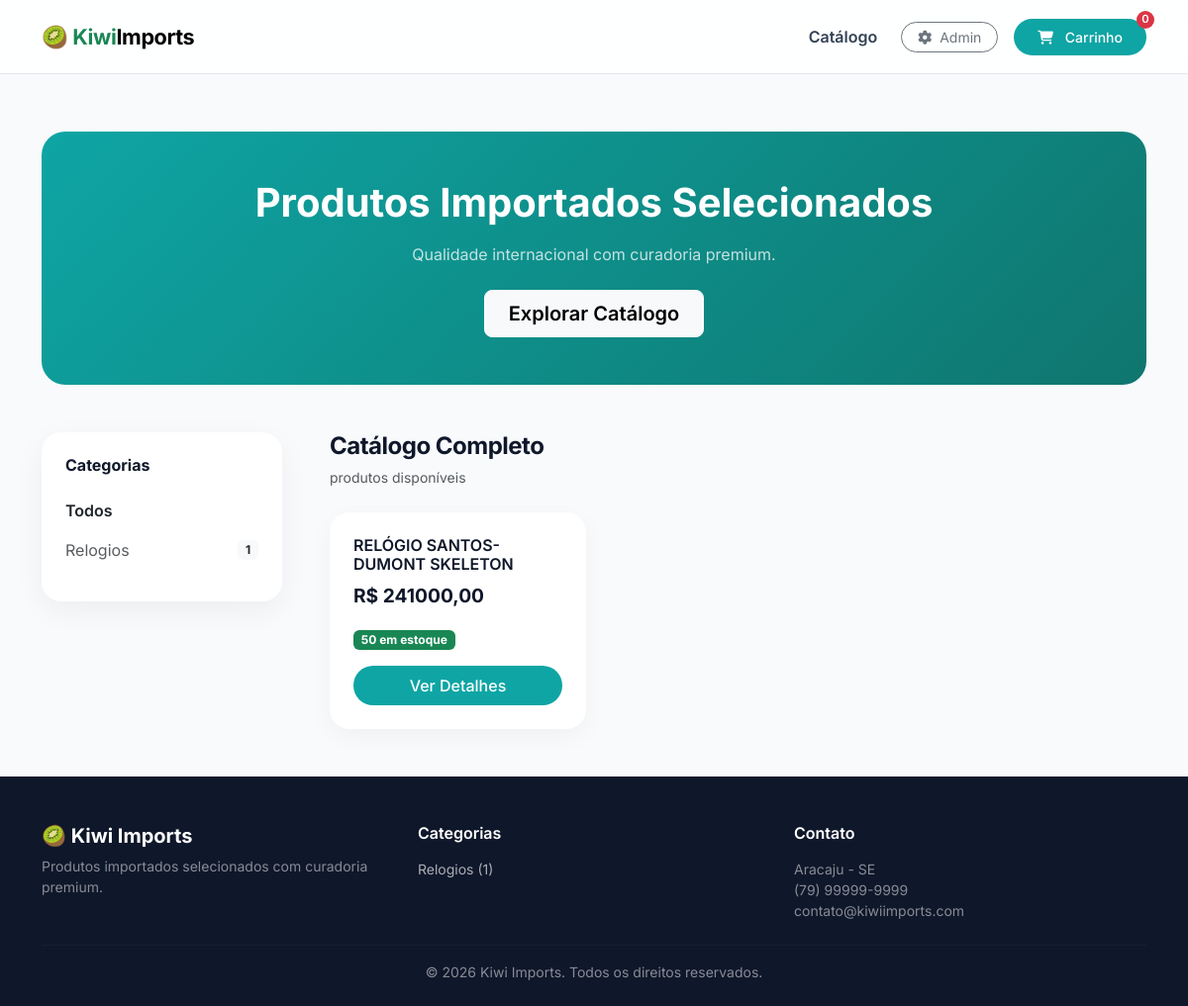
The page / on the database its author committed.
### products/models.py (models this page shows, shortened)
class Category(models.Model):
    name = models.CharField(max_length=100, unique=True)
    slug = models.SlugField(max_length=100, unique=True, blank=True)
    description = models.TextField(blank=True, null=True)
    is_active = models.BooleanField(default=True)
    created_at = models.DateTimeField(auto_now_add=True)
    class Meta:
        verbose_name_plural = "Categorias"
        ordering = ['name']

class Product(models.Model):
    name = models.CharField(max_length=200)
    slug = models.SlugField(max_length=200, unique=True, blank=True)
    category = models.ForeignKey(Category, on_delete=models.CASCADE, related_name='products')
    description = models.TextField()
    short_description = models.CharField(max_length=200, blank=True)
    price = models.DecimalField(
        max_digits=10,
        decimal_places=2,
        validators=[MinValueValidator(0.01)]
    )
    stock = models.PositiveIntegerField(default=0)
    image = models.CharField(max_length=500, blank=True, null=True, verbose_name="URL da Imagem")
    is_active = models.BooleanField(default=True)
    featured = models.BooleanField(default=False)  # Destaque homepage
    sku = models.CharField(max_length=50, blank=True, unique=True)
    created_at = models.DateTimeField(auto_now_add=True)
    updated_at = models.DateTimeField(auto_now=True)
    class Meta:
        ordering = ['-created_at']
    def get_absolute_url(self):
        return reverse('products:product_detail', kwargs={'slug': self.slug})

### products/views.py (the view)
# urls.py: path('', views.ProductListView.as_view(), name='product_list'),
class ProductListView(ListView):
    model = Product
    template_name = 'products/product_list.html'
    context_object_name = 'products'
    paginate_by = 12
    def get_queryset(self):
        queryset = Product.objects.filter(is_active=True)
        category_slug = self.request.GET.get('category')
        if category_slug:
            category = get_object_or_404(Category, slug=category_slug, is_active=True)
            queryset = queryset.filter(category=category)
        stock_filter = self.request.GET.get('stock')
        if stock_filter == 'available':
            queryset = queryset.filter(stock__gt=0)
        sort = self.request.GET.get('sort', '')
        if sort == 'price_low':
            queryset = queryset.order_by('price')
        elif sort == 'price_high':
            queryset = queryset.order_by('-price')
        else:
            queryset = queryset.order_by('-featured', 'name')
        return queryset.prefetch_related('category')
    def get_context_data(self, **kwargs):
        context = super().get_context_data(**kwargs)
        context['categories'] = Category.objects.filter(is_active=True).annotate(
            active_products_count=Count(
                'products',
                filter=Q(products__is_active=True)
            )
        ).order_by('name')
        return context

### templates/products/product_list.html (shortened to what this page needs)
{% extends 'base.html' %}
{% block content %}
<section class="container my-5">
    <div class="hero-premium p-5 text-center">
        <h1 class="fw-bold display-6 mb-3">
            Produtos Importados Selecionados
        </h1>
        <p class="opacity-75 mb-4">
            Qualidade internacional com curadoria premium.
        </p>
        <a href="#catalogo" class="btn btn-light btn-lg px-4 fw-semibold">
            Explorar Catálogo
        </a>
    </div>
</section>
<div class="container mb-5" id="catalogo">
    <div class="row g-5">
        <div class="col-lg-3">
            <div class="filter-card p-4 bg-white">
                <h6 class="fw-bold mb-4">Categorias</h6>
                <a href="{% url 'products:product_list' %}"
                   class="d-block mb-3 text-decoration-none fw-semibold {% if not request.GET.category %}text-dark{% else %}text-muted{% endif %}">
                    Todos
                </a>
                {% for category in categories %}
                <a href="?category={{ category.slug }}"
                   class="d-flex justify-content-between align-items-center mb-3 text-decoration-none {% if request.GET.category == category.slug %}fw-bold text-dark{% else %}text-muted{% endif %}">
                    <span>{{ category.name }}</span>
                    <small class="badge bg-light text-dark">
                        {{ category.active_products_count }}
                    </small>
                </a>
                {% endfor %}
            </div>
        </div>
        <div class="col-lg-9">
            <div class="d-flex justify-content-between align-items-center mb-4">
                <div>
                    <h4 class="section-title mb-1">
                        {% if request.GET.category %}
                            {{ request.GET.category|title }}
                        {% else %}
                            Catálogo Completo
                        {% endif %}
                    </h4>
                    <small class="text-muted">
                        {{ products.paginator.count }} produtos disponíveis
                    </small>
                </div>
            </div>
            <div class="row g-4">
                {% for product in products %}
                <div class="col-xl-4 col-md-6">
                    <div class="product-card h-100 position-relative">
                        <div class="p-4 d-flex flex-column">
                            <h6 class="fw-semibold mb-2">
                                {{ product.name }}
                            </h6>
                            <div class="price mb-3">
                                R$ {{ product.price|floatformat:2 }}
                            </div>
                            <div class="mt-auto">
                                {% if product.stock > 0 %}
                                <div class="mb-3">
                                    <span class="badge bg-success stock-badge">
                                        {{ product.stock }} em estoque
                                    </span>
                                </div>
                                <a href="{{ product.get_absolute_url }}"
                                   class="btn btn-primary w-100">
                                    Ver Detalhes
                                </a>
                                {% else %}
                                <button class="btn btn-outline-secondary w-100" disabled>
                                    Indisponível
                                </button>
                                {% endif %}
                            </div>
                        </div>
                    </div>
                </div>
                {% empty %}
                <div class="col-12 text-center py-5">
                    <h5 class="text-muted">Nenhum produto encontrado</h5>
                </div>
                {% endfor %}
            </div>
        </div>
    </div>
</div>
{% endblock %}

### templates/base.html (shortened to what this page needs)
<!DOCTYPE html>
<html lang="pt-br">
<head>
    <link href="https://cdn.jsdelivr.net/npm/bootstrap@5.3.3/dist/css/bootstrap.min.css" rel="stylesheet">
    <link href="https://cdnjs.cloudflare.com/ajax/libs/font-awesome/6.5.2/css/all.min.css" rel="stylesheet">
</head>
<body>
    <nav class="navbar navbar-expand-lg navbar-light navbar-custom fixed-top py-3">
        <div class="container">
            <a class="navbar-brand fw-bold" href="{% url 'products:product_list' %}">
                🥝 <span class="text-success">Kiwi</span>Imports
            </a>
            <div class="collapse navbar-collapse" id="navMenu">
                <ul class="navbar-nav ms-auto align-items-center">
                    <li class="nav-item me-3">
                        <a class="nav-link fw-semibold" href="#catalogo">
                            Catálogo
                        </a>
                    </li>
                    <li class="nav-item me-3">
                        <a class="btn btn-outline-secondary btn-sm px-3" href="/admin/">
                            <i class="fas fa-cog me-1"></i> Admin
                        </a>
                    </li>
                    <li class="nav-item position-relative">
                        <a class="btn btn-primary btn-sm px-4 position-relative" href="{% url 'cart:cart' %}">
                            <i class="fas fa-shopping-cart me-2"></i> Carrinho
                            <span class="cart-counter" id="cartCount">0</span>
                        </a>
                    </li>
                </ul>
            </div>
        </div>
    </nav>
    <div style="height: 85px;"></div>
    <main>
        {% block content %}{% endblock %}
    </main>
    <footer class="text-white mt-5 pt-5 pb-4">
        <div class="container">
            <div class="row gy-4">
                <div class="col-md-4">
                    <h5 class="fw-bold">🥝 Kiwi Imports</h5>
                    <p class="small text-white-50">
                        Produtos importados selecionados com curadoria premium.
                    </p>
                </div>
                <div class="col-md-4">
                    <h6 class="fw-semibold mb-3">Categorias</h6>
                    {% if categories %}
                        {% for category in categories %}
                        <div class="small mb-2">
                            <a href="{% url 'products:product_list' %}?category={{ category.slug }}">
                                {{ category.name }} ({{ category.active_products_count }})
                            </a>
                        </div>
                        {% endfor %}
                    {% endif %}
                </div>
                <div class="col-md-4">
                    <h6 class="fw-semibold mb-3">Contato</h6>
                    <div class="small text-white-50">
                        Aracaju - SE<br>
                        (79) 99999-9999<br>
                        contato@kiwiimports.com
                    </div>
                </div>
            </div>
            <hr class="border-secondary mt-4">
            <div class="text-center small text-white-50">
                © 2026 Kiwi Imports. Todos os direitos reservados.
            </div>
        </div>
    </footer>
</body>
</html>

### templates/base.html (style rules this page uses)
:root { --primary: #0ea5a4; --primary-dark: #0f766e; --gray-50: #f8fafc; --gray-200: #e2e8f0; --gray-700: #334155; --gray-900: #0f172a; --radius: 18px; }
body { font-family: 'Inter', sans-serif; background: var(--gray-50); color: var(--gray-900); -webkit-font-smoothing: antialiased; }
.navbar-custom { background: rgba(255,255,255,0.85); backdrop-filter: blur(12px); border-bottom: 1px solid var(--gray-200); transition: all 0.3s ease; }
.navbar-brand { font-weight: 700; font-size: 1.35rem; letter-spacing: -0.4px; }
.nav-link { font-weight: 500; color: var(--gray-700) !important; transition: 0.2s ease; }
.btn-primary { background: var(--primary); border: none; border-radius: 50px; padding: 8px 18px; font-weight: 500; }
.btn-outline-secondary { border-radius: 50px; }
.cart-counter { position: absolute; top: -8px; right: -8px; font-size: 0.7rem; min-width: 18px; height: 18px; background: #dc3545; color: white; border-radius: 50%; display: flex; align-items: center; justify-content: center; font-weight: 600; }
footer { background: var(--gray-900); }
footer h6 { font-weight: 600; }
footer a { color: rgba(255,255,255,0.65); text-decoration: none; transition: 0.2s ease; }
footer hr { opacity: 0.1; }

### templates/products/product_list.html (style rules this page uses)
.hero-premium { background: linear-gradient(135deg, #0ea5a4, #0f766e); color: white; border-radius: 24px; }
.filter-card { border: none; border-radius: 20px; box-shadow: 0 10px 30px rgba(0,0,0,0.05); }
.product-card { border: none; border-radius: 20px; overflow: hidden; transition: all .3s ease; box-shadow: 0 8px 25px rgba(0,0,0,0.04); background: #fff; }
.price { font-size: 1.2rem; font-weight: 700; }
.stock-badge { font-size: 0.75rem; }
.section-title { font-weight: 700; letter-spacing: -0.5px; }

### rows shown on the page
Category: name "Relogios", active_products_count "1"
Product: name "RELÓGIO SANTOS-DUMONT SKELETON", price "241000,00", stock "50"
